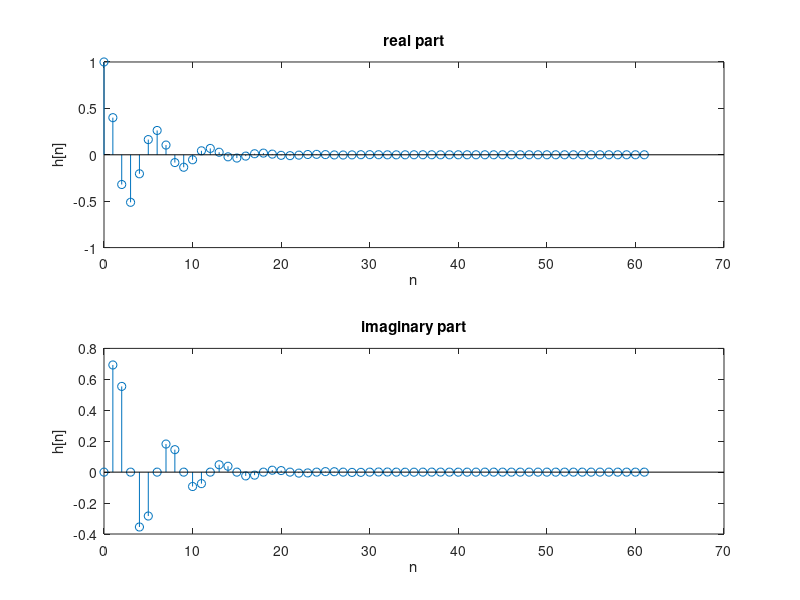

Write the MATLAB code that produced this figure. (Note: this script raises an error after producing the figure.)
n = -10:1:10;
b = 1;
a = [1 -0.8*exp(1i*pi/3)];
x = n==0;
[h,t] = impz(b,a);

subplot(2,1,1)
stem(t,real(h));
xlabel('n');
ylabel('h[n]');
title('real part');

subplot(2,1,2)
stem(t,imag(h));
xlabel('n');
ylabel('h[n]');
title('imaginary part');

suptitle('impulse response of differential equation');
